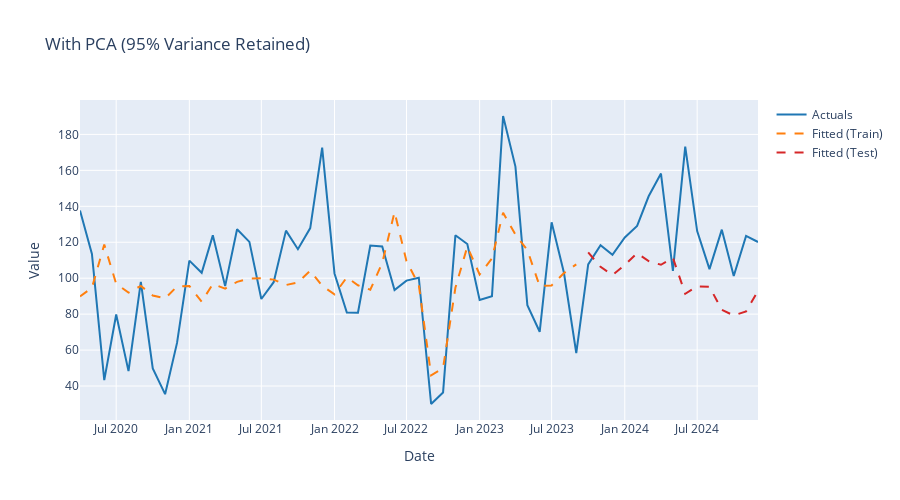

The notebook cell this image was saved under:
### Markdown cell above
# 10. Recipe Pattern 6: PCA Dimensionality Reduction

Use PCA to reduce dimensionality while retaining 95% of variance.

### Code cell
# Recipe with PCA
rec_pca = (
    recipe()
    .step_normalize(all_numeric_predictors())  # Normalize first
    .step_pca(all_numeric_predictors(), num_comp=None, threshold=0.95)  # Keep 95% variance
)

# Workflow
wf_pca = (
    workflow()
    .add_recipe(rec_pca)
    .add_model(linear_reg().set_engine("sklearn"))
)

# Fit and evaluate
fit_pca = wf_pca.fit(train_data)
fit_pca = fit_pca.evaluate(test_data)

print("✓ PCA model fitted successfully!")

outputs_pca, coefs_pca, stats_pca = fit_pca.extract_outputs()

print("\n=== PCA Model Statistics ===")
display(stats_pca[stats_pca['split'] == 'test'][['metric', 'value']])

fig = plot_forecast(fit_pca, title="With PCA (95% Variance Retained)")
fig.show()

# Fit on training data
rec_fit = rec_pca.prep(train_data)

# Apply to training data
train_processed = rec_fit.bake(train_data)

print("\nProcessed training data:")

# Apply to test data (using training parameters!)
test_processed = rec_fit.bake(test_data)
print("\nProcessed test data:")
print(train_processed.columns)
display(train_processed)
display(test_processed)
